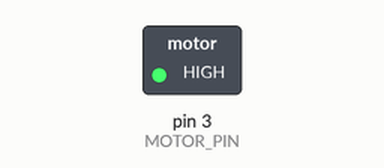
Recording of a sketch running on a simulated Arduino Uno, built with avr-gcc and run on an emulated ATmega328P. Shown: switched loads named in the sketch (green lamp = pin HIGH).

Above: at 0.1 s.
Timing chart, 0 to 1.6 s (numbered marks = the images above):
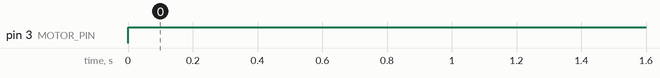

Measured:
- by itself, pin 3 (MOTOR_PIN): LOW → HIGH at 0.00 s

The sketch:

Basic_Motor_Control.ino
```cpp
/*

  This code is based on some existing tutorials, in particular one on Adafruit's Learning platform

  http://learn.adafruit.com/adafruit-arduino-lesson-13-dc-motors/overview

*/

/*

  It's not good practice to "hard wire" variables, what if we wanted to change pins.

  So let's create some constants. Contstants are just variables which don't change.

*/

// this sets up a constant integer (a whole number) for the motor pin. now we can change that in one place rather than in many places in the sketch
const int MOTOR_PIN = 3;


void setup() {
  // put your setup code here, to run once:

  // this sets the MOTOR_PIN to be an output, connected to something, in this case the motor circuit
  pinMode(MOTOR_PIN, OUTPUT);


}

void loop() {
  // put your main code here, to run repeatedly:

  // here we're writing a "speed" to the MOTOR_PIN. it's an analogue value of 255 which is the highest speed.
  analogWrite(MOTOR_PIN, 255);
}
```
